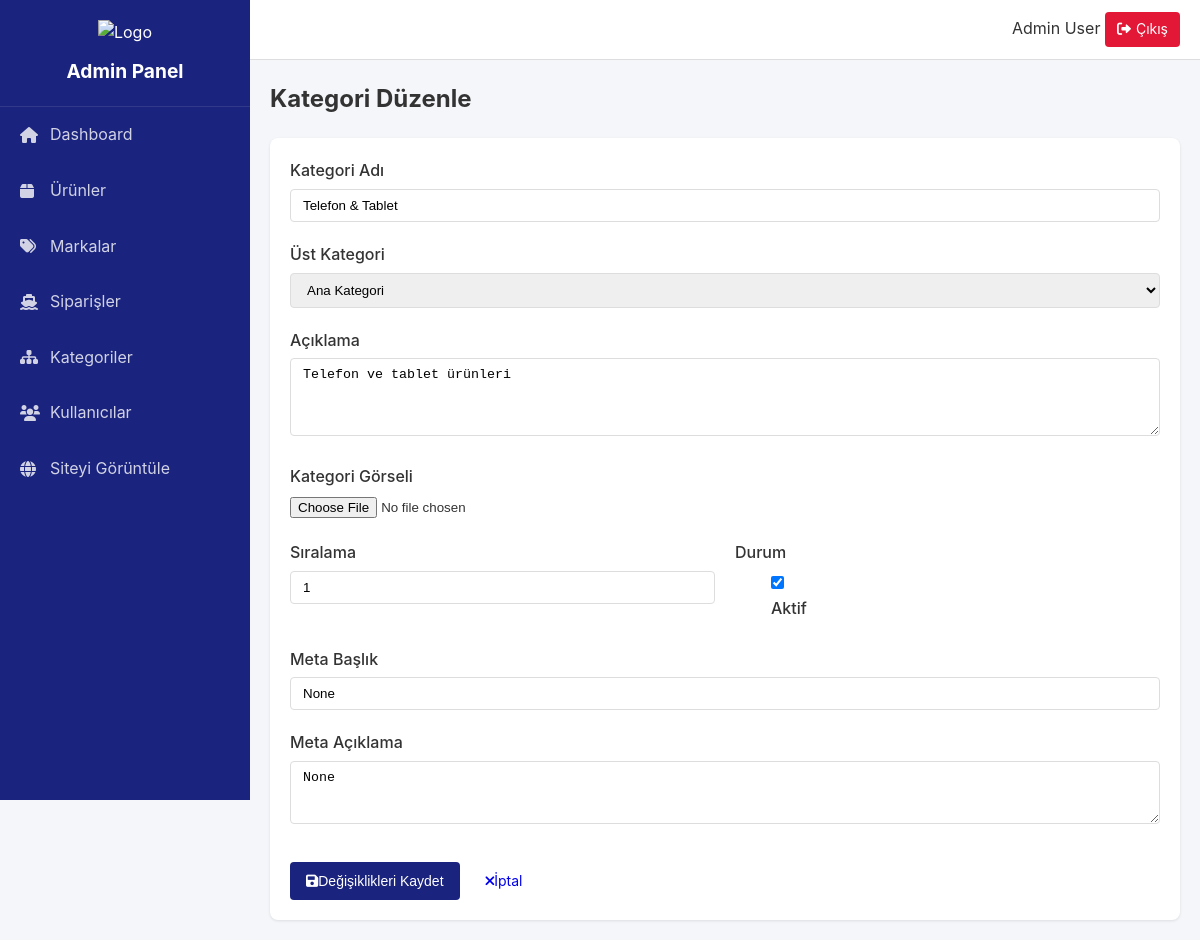
Before: /admin/categories/edit/1 (signed in) with the older database file.
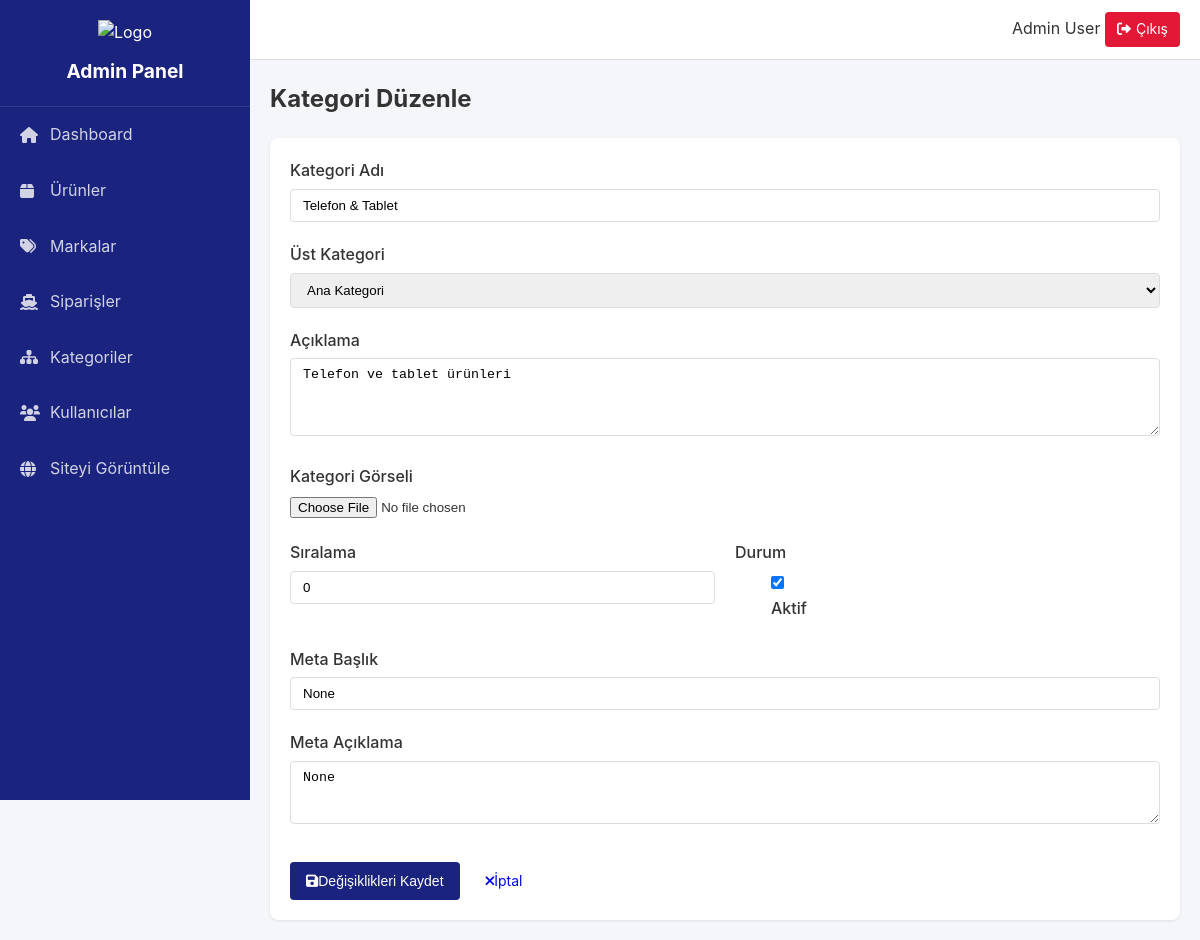
After: the same page with the newer database file.
### models.py (models this page shows, shortened)
class Category(db.Model):
    id = db.Column(db.Integer, primary_key=True)
    name = db.Column(db.String(100), nullable=False)
    slug = db.Column(db.String(100), unique=True)
    description = db.Column(db.Text)
    parent_id = db.Column(db.Integer, db.ForeignKey('category.id'))
    image = db.Column(db.String(200))
    is_active = db.Column(db.Boolean, default=True)
    order = db.Column(db.Integer, default=0)
    meta_title = db.Column(db.String(200))
    meta_description = db.Column(db.Text)
    created_at = db.Column(db.DateTime, default=datetime.utcnow)
    updated_at = db.Column(db.DateTime, default=datetime.utcnow, onupdate=datetime.utcnow)
    children = db.relationship(
        'Category',
        backref=db.backref('parent', remote_side=[id]),
        lazy='dynamic'
    )

### routes/admin.py (the view, shortened to what this page needs)
@admin_bp.route('/categories/edit/<int:id>', methods=['GET', 'POST'])
@login_required
@admin_required
def edit_category(id):
    category = Category.query.get_or_404(id)
    parent_categories = Category.query.filter(Category.id != id, Category.parent_id != id).all()
    return render_template('admin/categories/form.html',
                         category=category,
                         parent_categories=parent_categories)

### routes/admin.py (called while the page is built)
def admin_required(f):
    @wraps(f)
    def decorated_function(*args, **kwargs):
        if not current_user.is_authenticated or not current_user.is_admin:
            flash('Bu sayfaya erişim yetkiniz yok.', 'error')
            return redirect(url_for('index'))
        return f(*args, **kwargs)
    return decorated_function

### templates/admin/categories/form.html (shortened to what this page needs)
{% extends 'admin/base.html' %}
{% block content %}
<div class="content-header">
    <h2>{% if category %}Kategori Düzenle{% else %}Yeni Kategori{% endif %}</h2>
</div>
<div class="content-section">
    <form method="POST" enctype="multipart/form-data" class="category-form">
        <div class="form-group">
            <label for="name">Kategori Adı</label>
            <input type="text"
                   id="name"
                   name="name"
                   class="form-control"
                   value="{{ category.name if category else '' }}"
                   required>
        </div>
        <div class="form-group">
            <label for="parent_id">Üst Kategori</label>
            <select id="parent_id" name="parent_id" class="form-control">
                <option value="">Ana Kategori</option>
            </select>
        </div>
        <div class="form-group">
            <label for="description">Açıklama</label>
            <textarea id="description"
                      name="description"
                      class="form-control"
                      rows="4">{{ category.description if category else '' }}</textarea>
        </div>
        <div class="form-group">
            <label for="image">Kategori Görseli</label>
            <input type="file"
                   id="image"
                   name="image"
                   class="form-control-file"
                   accept="image/*">
        </div>
        <div class="form-row">
            <div class="form-group col-md-6">
                <label for="order">Sıralama</label>
                <input type="number"
                       id="order"
                       name="order"
                       class="form-control"
                       value="{{ category.order if category else '0' }}">
            </div>
            <div class="form-group col-md-6">
                <label class="d-block">Durum</label>
                <div class="custom-control custom-switch mt-2">
                    <input type="checkbox"
                           class="custom-control-input"
                           id="is_active"
                           name="is_active"
                           {% if not category or category.is_active %}checked{% endif %}>
                    <label class="custom-control-label" for="is_active">Aktif</label>
                </div>
            </div>
        </div>
        <div class="form-group">
            <label for="meta_title">Meta Başlık</label>
            <input type="text"
                   id="meta_title"
                   name="meta_title"
                   class="form-control"
                   value="{{ category.meta_title if category else '' }}">
        </div>
        <div class="form-group">
            <label for="meta_description">Meta Açıklama</label>
            <textarea id="meta_description"
                      name="meta_description"
                      class="form-control"
                      rows="3">{{ category.meta_description if category else '' }}</textarea>
        </div>
        <div class="form-actions">
            <button type="submit" class="btn btn-primary">
                <i class="fas fa-save"></i>
                {% if category %}Değişiklikleri Kaydet{% else %}Kategori Ekle{% endif %}
            </button>
            <a href="{{ url_for('admin.categories') }}" class="btn btn-secondary">
                <i class="fas fa-times"></i>
                İptal
            </a>
        </div>
    </form>
</div>
{% endblock %}

Changed rows visible on the page:
changed Category "Telefon & Tablet": order "1" → "0"
